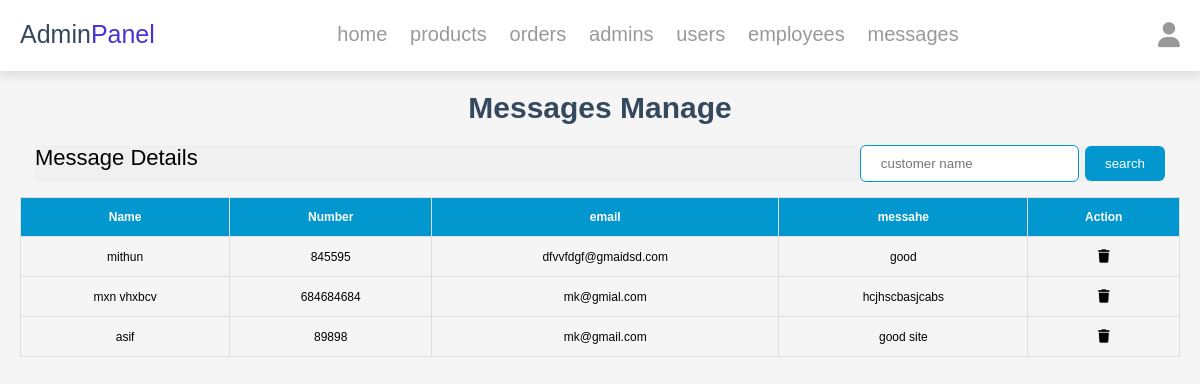
/admin/messages.php (signed in), run on the app's committed database.
### tables this page shows
CREATE TABLE `messages` (
  `id` int(100) NOT NULL,
  `user_id` int(100) NOT NULL,
  `name` varchar(100) NOT NULL,
  `email` varchar(100) NOT NULL,
  `number` varchar(12) NOT NULL,
  `message` varchar(500) NOT NULL
);

### admin/messages.php (the view, shortened to what this page needs)
<?php
include '../components/connect.php';
?>
<!DOCTYPE html>
<html lang="en">
<head>
   <link rel="stylesheet" href="https://cdnjs.cloudflare.com/ajax/libs/font-awesome/6.1.1/css/all.min.css">
   <link rel="stylesheet" href="../css/dashboard_style.css">
   <link rel="stylesheet" href="../css/table.css">
</head>
<body>
   <?php include '../components/admin_header.php' ?>
   <section class="messages">
      <h1 class="heading">messages manage</h1>
      <div class="table_header">
         <p>Message Details</p>
         <div>
            <input placeholder="customer name">
            <button class="add_new">search</button>
         </div>
      </div>
      <div>
         <table class="table">
            <thead>
               <tr>
                  <th>Name</th>
                  <th>Number</th>
                  <th>email</th>
                  <th>messahe</th>
                  <th>Action</th>
               </tr>
            </thead>
            <tbody>
               <?php
               $select_messages = $conn->prepare("SELECT * FROM `messages`");
               $select_messages->execute();
               if ($select_messages->rowCount() > 0) {
                  while ($fetch_messages = $select_messages->fetch(PDO::FETCH_ASSOC)) {
               ?>
                     <tr>
                        <td><span><?= $fetch_messages['name']; ?></span></td>
                        <td><span><?= $fetch_messages['number']; ?></span></td>
                        <td><span><?= $fetch_messages['email']; ?></span></td>
                        <td><span><?= $fetch_messages['message']; ?></span></td>
                        <td><a href="messages.php?delete=<?= $fetch_messages['id']; ?>" onclick="return confirm('delete this message?');"><button><i class="fa-solid fa-trash"></i></button></a></td>
                     </tr>
               <?php
                  }
               } else {
                  echo '<p class="empty">you have no messages</p>';
               }
               ?>
            </tbody>
         </table>
      </div>
   </section>
</body>
</html>

### css/dashboard_style.css (style rules this page uses)
:root { --main-color: #4834d4; --red: #e74c3c; --orange: #f39c12; --black: #34495e; --white: #fff; --light-bg: #f5f5f5; --light-color: #999; --border: .2rem solid var(--white); --box-shadow: 0 .5rem 1rem rgba(0, 0, 0, .1); }
* { font-family: 'Montserrat', sans-serif; margin: 0; padding: 0; box-sizing: border-box; text-decoration: none; outline: none; border: none; }
.table { width: 100%; border-collapse: collapse; }
button { outline: none; border: none; border-radius: 6px; cursor: pointer; }
.add_new { padding: 10px 20px; color: #ffffff; background-color: aqua; }
.table td, .table th { padding: 12px 15px; border: 1px solid #ddd; text-align: center; font-size: 16px; }
.table th { background-color: darkblue; color: #ffffff; }
.table tbody tr:nth-child(even) { background-color: #f5f5f5; }
html { font-size: 62.5%; overflow-x: hidden; }
body { background-color: var(--light-bg); }
section { max-width: 1200px; margin: 0 auto; padding: 2rem; }
.heading { text-align: center; margin-bottom: 2rem; text-transform: capitalize; color: var(--black); font-size: 3rem; }

### css/table.css (style rules this page uses)
* { box-sizing: border-box; font-family: 'Anton', sans-serif; }
html { font-family: 'Anton', sans-serif; }
.table { width: 100%; border-collapse: collapse; overflow: scroll; }
.table_header { display: flex; font-size: 22px; justify-content: space-between; margin: 15px; text-align: center; background-color: rgb(240, 240, 240); }
button { outline: none; border: none; border-radius: 6px; cursor: pointer; }
.add_new { padding: 10px 20px; color: #ffffff; background-color: #0298cf; }
input { padding: 10px 20px; outline: none; border-radius: 6px; border: 1px solid #0298cf; }
.table td, .table th { padding: 12px 15px; border: 1px solid #ddd; text-align: center; font-size: 12px; }
td a { padding: 6px; }
.table th { background-color: #0298cf; color: #ffffff; }
.table tbody tr:nth-child(even) { background-color: #f5f5f5; }

### data on the page
messages: name "mithun", number "845595", email "dfvvfdgf@gmaidsd.com", message "good"
messages: name "mxn vhxbcv", number "684684684", email "mk@gmial.com", message "hcjhscbasjcabs"
messages: name "asif", number "89898", email "mk@gmail.com", message "good site"
